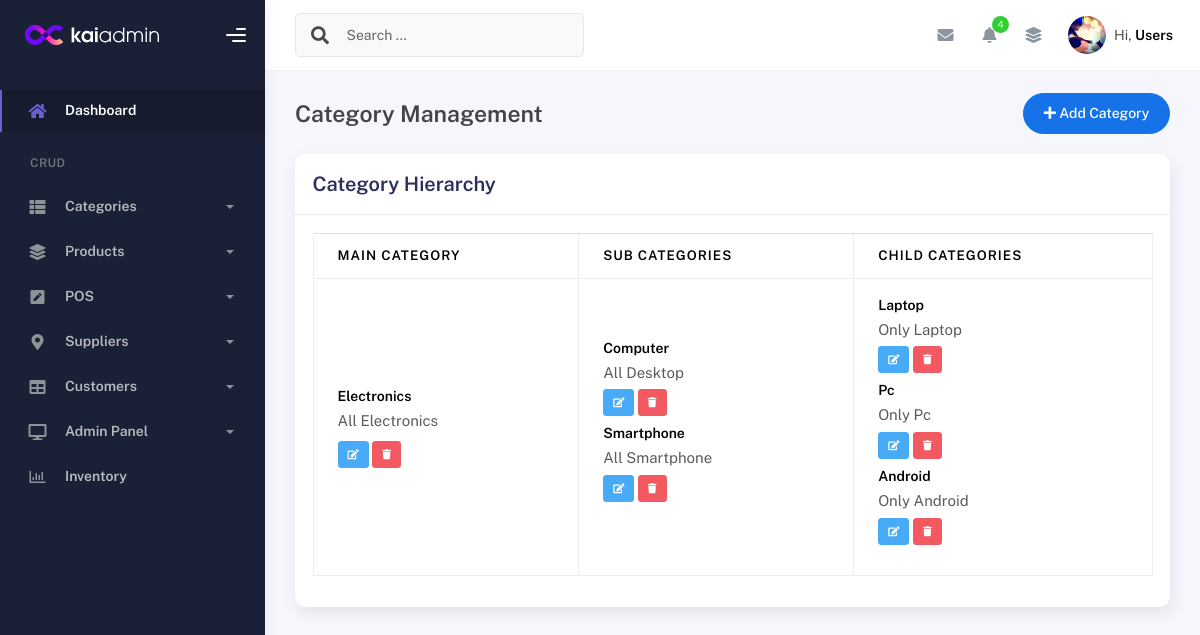
The page /modules/categories/view_categories.php (signed in) on the database as committed earlier.
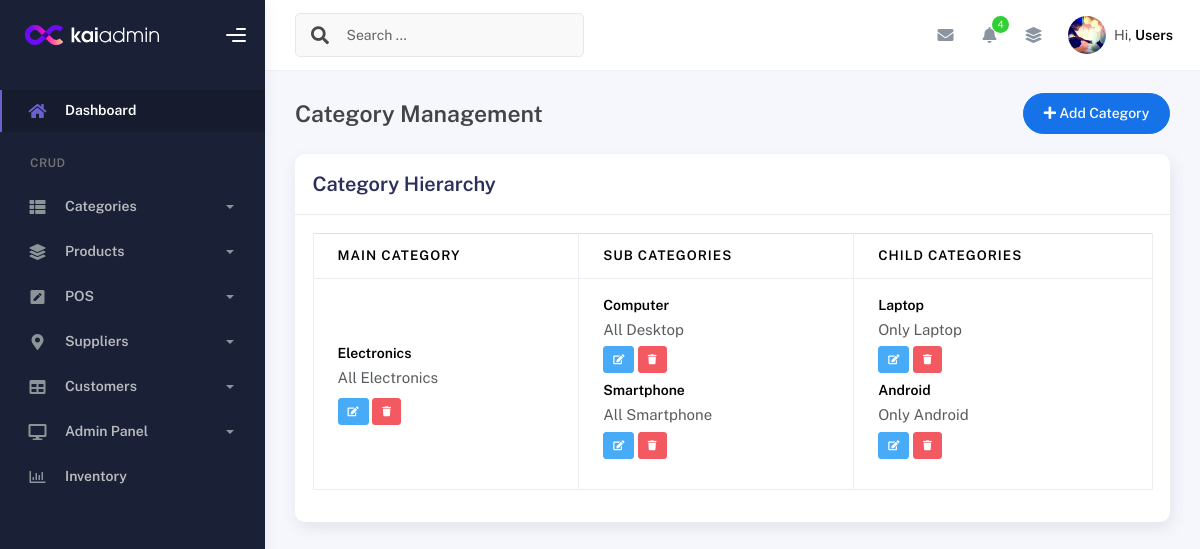
The same page on the database as committed later.
### tables this page shows
CREATE TABLE `category` (
  `id` int(11) NOT NULL,
  `category` varchar(100) NOT NULL,
  `details` text DEFAULT NULL,
  `is_deleted` tinyint(1) DEFAULT 0,
  `deleted_at` timestamp NULL DEFAULT NULL,
  `created_at` timestamp NOT NULL DEFAULT current_timestamp(),
  `updated_at` timestamp NOT NULL DEFAULT current_timestamp() ON UPDATE current_timestamp()
);

CREATE TABLE `sub_category` (
  `id` int(11) NOT NULL,
  `category_id` int(11) NOT NULL,
  `category_name` varchar(100) NOT NULL,
  `details` text DEFAULT NULL,
  `is_deleted` tinyint(1) DEFAULT 0,
  `deleted_at` timestamp NULL DEFAULT NULL,
  `created_at` timestamp NOT NULL DEFAULT current_timestamp(),
  `updated_at` timestamp NOT NULL DEFAULT current_timestamp() ON UPDATE current_timestamp()
);

CREATE TABLE `child_category` (
  `id` int(11) NOT NULL,
  `sub_category_id` int(11) NOT NULL,
  `category_name` varchar(100) NOT NULL,
  `details` text DEFAULT NULL,
  `is_deleted` tinyint(1) DEFAULT 0,
  `deleted_at` timestamp NULL DEFAULT NULL,
  `created_at` timestamp NOT NULL DEFAULT current_timestamp(),
  `updated_at` timestamp NOT NULL DEFAULT current_timestamp() ON UPDATE current_timestamp()
);

### includes/crud_class.php (called while the page is built, shortened)
<?php
class CRUD {
    protected $host = 'localhost';
    protected $username = 'root';
    protected $password = '';
    protected $database = 'inventory_system';
    protected $connect;
    function __construct() {
        $this->connect = new mysqli($this->host, $this->username, $this->password, $this->database);
        $this->connect->set_charset("utf8mb4");
    }
    private function bind_params($stmt, $params) {
        $types = '';
        $values = [];
        foreach ($params as $value) {
            if (is_int($value)) {
                $types .= 'i';
            } elseif (is_float($value)) {
                $types .= 'd';
            } else {
                $types .= 's';
            }
            $values[] = $value;
        }
        array_unshift($values, $types);
        return call_user_func_array([$stmt, 'bind_param'], $this->ref_values($values));
    }
    private function ref_values($array) {
        $refs = [];
        foreach ($array as $key => $value) {
            $refs[$key] = &$array[$key];
        }
        return $refs;
    }
    public function common_select($table, $fields = '*', $where = false, $sort = 'id', $sort_type = 'asc', $offset = false, $limit = false) {
        $data = [];
        $error = 0;
        $error_msg = "";
        $params = [];
        $sql = "SELECT $fields FROM `$table`";
        if ($where && is_array($where)) {
            $sql .= " WHERE ";
            $i = 0;
            foreach ($where as $k => $v) {
                $sql .= "`$k` = ?";
                $params[] = $v;
                if ($i < count($where) - 1) {
                    $sql .= " AND ";
                }
                $i++;
            }
        }
        if ($sort) {
            $sql .= " ORDER BY `$sort` " . (strtoupper($sort_type) === 'DESC' ? 'DESC' : 'ASC');
        }
        $stmt = $this->connect->prepare($sql);
        if ($stmt) {
            if (!empty($params)) {
                if (!$this->bind_params($stmt, $params)) {
                    return ['data' => [], 'error' => 1, 'error_msg' => "Parameter binding failed"];
                }
            }
            if ($stmt->execute()) {
                $result = $stmt->get_result();
                if ($result->num_rows > 0) {
                    while ($r = $result->fetch_object()) {
                        $data[] = $r;
                    }
                }
            } else {
                $error = 1;
                $error_msg = $stmt->error;
            }
        } else {
            $error = 1;
            $error_msg = $this->connect->error;
        }
        return ['data' => $data, 'error' => $error, 'error_msg' => $error_msg];
    }
}

### db_plugin.php (called while the page is built, shortened)
<?php
require_once __DIR__ . '/includes/crud_class.php';
$mysqli=new crud();
?>

### modules/categories/view_categories.php (the view, shortened to what the changed rows need)
<?php
require_once __DIR__ . '/../../db_plugin.php';
$main_categories = $mysqli->common_select('category', '*', ['is_deleted' => 0], 'category', 'asc')['data'];
$category_tree = [];
foreach ($main_categories as $main_cat) {
    $main_cat->sub_categories = $mysqli->common_select('sub_category', '*',
        ['category_id' => $main_cat->id, 'is_deleted' => 0], 'category_name', 'asc')['data'];
    foreach ($main_cat->sub_categories as $sub_cat) {
        $sub_cat->child_categories = $mysqli->common_select('child_category', '*',
            ['sub_category_id' => $sub_cat->id, 'is_deleted' => 0], 'category_name', 'asc')['data'];
    }
    $category_tree[] = $main_cat;
}
require_once __DIR__ . '/../../requires/header.php';
require_once __DIR__ . '/../../requires/topbar.php';
?>
<div class="container">
    <div class="page-inner">
        <div class="row">
            <div class="col-md-12">
                <div class="card">
                    <div class="card-body">
                        <div class="table-responsive">
                            <table class="table table-bordered">
                                <thead class="bg-primary text-white">
                                    <tr>
                                        <th>Main Category</th>
                                        <th>Sub Categories</th>
                                        <th>Child Categories</th>
                                    </tr>
                                </thead>
                                <tbody>
                                    <?php foreach ($category_tree as $main_cat): ?>
                                        <tr>
                                            <td>
                                                <strong><?= htmlspecialchars($main_cat->category) ?></strong>
                                                <?php if ($main_cat->details): ?>
                                                    <p class="text-muted mb-0"><?= htmlspecialchars($main_cat->details) ?></p>
                                                <?php endif; ?>
                                                <div class="mt-2">
                                                    <a href="edit_category.php?edit_main=<?= $main_cat->id ?>" class="btn btn-xs btn-info">
                                                        <i class="fas fa-edit"></i>
                                                    </a>
                                                    <a href="delete_category.php?type=main&id=<?= $main_cat->id ?>"
                                                       class="btn btn-xs btn-danger"
                                                       onclick="return confirm('Delete this main category and all its sub/child categories?')">
                                                        <i class="fas fa-trash"></i>
                                                    </a>
                                                </div>
                                            </td>
                                            <td>
                                                <?php if (!empty($main_cat->sub_categories)): ?>
                                                    <ul class="list-unstyled">
                                                        <?php foreach ($main_cat->sub_categories as $sub_cat): ?>
                                                            <li class="mb-2">
                                                                <strong><?= htmlspecialchars($sub_cat->category_name) ?></strong>
                                                                <?php if ($sub_cat->details): ?>
                                                                    <p class="text-muted mb-0"><?= htmlspecialchars($sub_cat->details) ?></p>
                                                                <?php endif; ?>
                                                                <div class="mt-1">
                                                                    <a href="edit_category.php?edit_sub=<?= $sub_cat->id ?>" class="btn btn-xs btn-info">
                                                                        <i class="fas fa-edit"></i>
                                                                    </a>
                                                                    <a href="delete_category.php?type=sub&id=<?= $sub_cat->id ?>"
                                                                       class="btn btn-xs btn-danger"
                                                                       onclick="return confirm('Delete this sub-category and all its child categories?')">
                                                                        <i class="fas fa-trash"></i>
                                                                    </a>
                                                                </div>
                                                            </li>
                                                        <?php endforeach; ?>
                                                    </ul>
                                                <?php else: ?>
                                                    <span class="text-muted">No sub-categories</span>
                                                <?php endif; ?>
                                            </td>
                                            <td>
                                                <?php if (!empty($main_cat->sub_categories)): ?>
                                                    <ul class="list-unstyled">
                                                        <?php foreach ($main_cat->sub_categories as $sub_cat): ?>
                                                            <?php if (!empty($sub_cat->child_categories)): ?>
                                                                <?php foreach ($sub_cat->child_categories as $child_cat): ?>
                                                                    <li class="mb-2">
                                                                        <strong><?= htmlspecialchars($child_cat->category_name) ?></strong>
                                                                        <?php if ($child_cat->details): ?>
                                                                            <p class="text-muted mb-0"><?= htmlspecialchars($child_cat->details) ?></p>
                                                                        <?php endif; ?>
                                                                        <div class="mt-1">
                                                                            <a href="edit_category.php?edit_child=<?= $child_cat->id ?>" class="btn btn-xs btn-info">
                                                                                <i class="fas fa-edit"></i>
                                                                            </a>
                                                                            <a href="delete_category.php?type=child&id=<?= $child_cat->id ?>"
                                                                               class="btn btn-xs btn-danger"
                                                                               onclick="return confirm('Delete this child category?')">
                                                                                <i class="fas fa-trash"></i>
                                                                            </a>
                                                                        </div>
                                                                    </li>
                                                                <?php endforeach; ?>
                                                            <?php endif; ?>
                                                        <?php endforeach; ?>
                                                    </ul>
                                                <?php else: ?>
                                                    <span class="text-muted">No child categories</span>
                                                <?php endif; ?>
                                            </td>
                                        </tr>
                                    <?php endforeach; ?>
                                </tbody>
                            </table>
                        </div>
                    </div>
                </div>
            </div>
        </div>
    </div>
</div>
<?php require_once __DIR__ . '/../../requires/footer.php'; ?>

Rows that differ between the two databases and show on the page:
changed sub_category "All Desktop": loses child_category (category_name "Pc", details "Only Pc")
